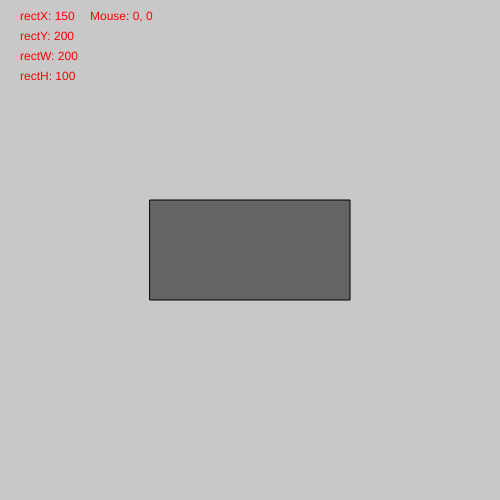
Frame 1 (no input)
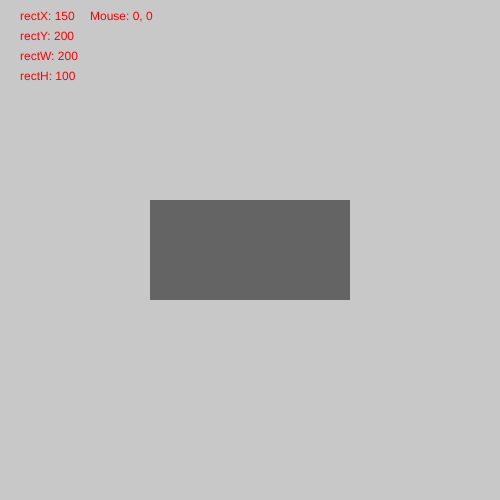
Frame 60 (no input)
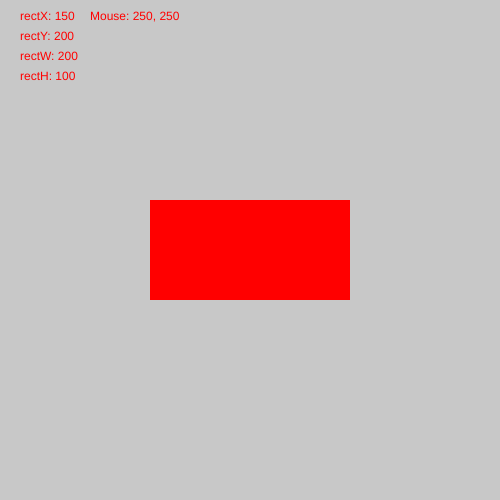
Frame 120 (the mouse pressed at the canvas centre since frame 60)

The p5.js sketch that drew these frames (run headless with seeded random() and noise() and a simulated clock; from frame 60 on, the mouse is pressed at the canvas centre):

// p5.js sketch
// ── sketch.js
// Track the mouse position
// Draw a rectangle on the screen
// If the mouse is within the boundaries of the rectangle change the color of the rectangle
// write all positions in text 
// EXTRA: draw 5 randomly sized circles (shapes) and track the mouse over

var rectX, rectY, rectW, rectH;

function setup() {
	createCanvas(500,500);  
	rectX = 150;
	rectY = 200;
	rectW = 200;
	rectH = 100;
}

function draw() {

	background(200);
	if(mouseX>rectX && mouseX<rectX+rectW 
		&& mouseY > rectY && mouseY<rectY+rectH){
		fill(255, 0, 0);
		console.log("hitttt");
	}else{
		fill(100);
	}

	rect(rectX, rectY, rectW, rectH);
	noStroke();
	fill(255,0,0);
	text("Mouse: " + mouseX + ", " + mouseY, 90,20);
	text("rectX: " + rectX, 20, 20);
	text("rectY: " + rectY, 20, 40);
	text("rectW: " + rectW, 20, 60);
	text("rectH: " + rectH, 20, 80);
	
}
